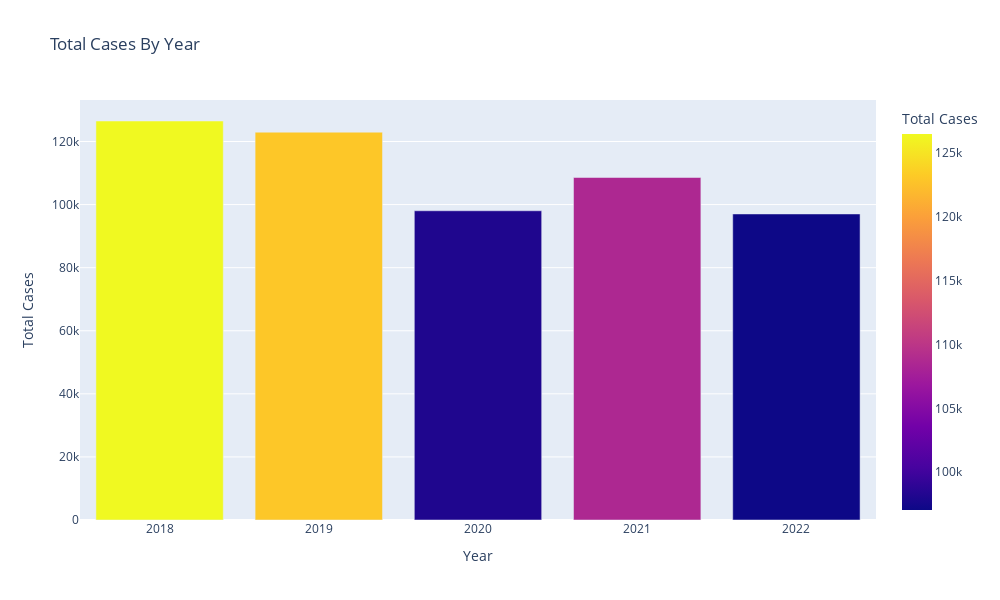

Notebook code for this chart:
### Code cell
fig = px.bar(df_case_yearly, x= "Year", y="Total Cases",title='Total Cases By Year', color="Total Cases", width=1000, height=600)
fig.show()

### Figure 1 — Plotly figure (JSON) as saved in the notebook; plotly's stock layout.template omitted (floating-point values rounded to 4 significant figures)
{"data": [{"alignmentgroup": "True", "hovertemplate": "Year=%{x}<br>Total Cases=%{marker.color}<extra></extra>", "legendgroup": "", "marker": {"color": [126504, 122967, 108590, 98043, 97031], "coloraxis": "coloraxis", "pattern": {"shape": ""}}, "name": "", "offsetgroup": "", "orientation": "v", "showlegend": false, "textposition": "auto", "type": "bar", "x": [2018, 2019, 2021, 2020, 2022], "xaxis": "x", "y": [126504, 122967, 108590, 98043, 97031], "yaxis": "y"}], "layout": {"barmode": "relative", "coloraxis": {"colorbar": {"title": {"text": "Total Cases"}}, "colorscale": [[0, "#0d0887"], [0.1111, "#46039f"], [0.2222, "#7201a8"], [0.3333, "#9c179e"], [0.4444, "#bd3786"], [0.5556, "#d8576b"], [0.6667, "#ed7953"], [0.7778, "#fb9f3a"], [0.8889, "#fdca26"], [1, "#f0f921"]]}, "height": 600, "legend": {"tracegroupgap": 0}, "title": {"text": "Total Cases By Year"}, "width": 1000, "xaxis": {"anchor": "y", "autorange": true, "domain": [0, 1], "range": [2018.0, 2022.0], "title": {"text": "Year"}, "type": "linear"}, "yaxis": {"anchor": "x", "autorange": true, "domain": [0, 1], "range": [0, 133200.0], "title": {"text": "Total Cases"}, "type": "linear"}}}
